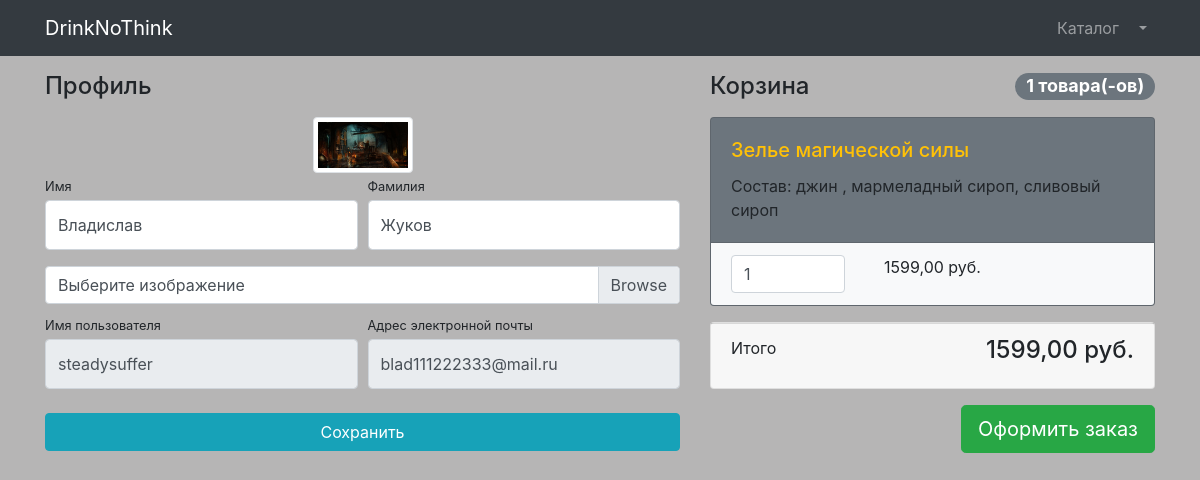
The page /users/profile/ (signed in) on the database as committed earlier.
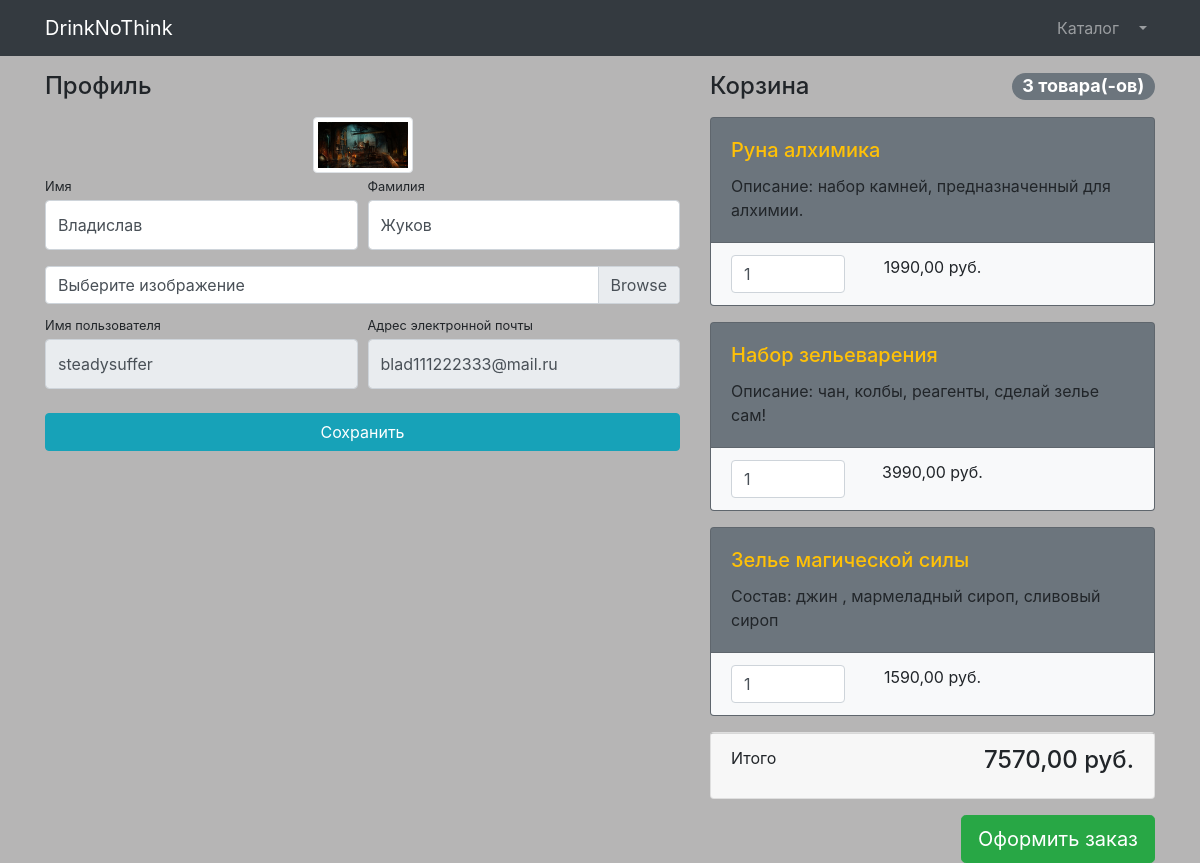
The same page on the database as committed later.
### products/models.py (models this page shows, shortened)
class Basket(models.Model):
    user = models.ForeignKey(to=User, on_delete=models.CASCADE)
    product = models.ForeignKey(to=Product, on_delete=models.CASCADE)
    quantity = models.PositiveSmallIntegerField(default=0)
    created_timestamp = models.DateTimeField(auto_now_add=True)
    objects = BasketQuerySet.as_manager()
    def sum(self):
        return self.product.price * self.quantity

class Product(models.Model):
    name = models.CharField(max_length=256)
    description = models.TextField()
    price = models.DecimalField(max_digits=6, decimal_places=2)
    quantity = models.PositiveIntegerField(default=0)
    image = models.ImageField(upload_to='products_images')
    category = models.ForeignKey(to=ProductCategory, on_delete=models.CASCADE)
    class Meta:
        verbose_name = 'Продукт'
        verbose_name_plural = 'Продукты'
        ordering = ['id']

### users/views.py (the view)
# urls.py: path('profile/', profile, name='profile'),
@login_required
def profile(request):
    if request.method == 'POST':
        form = UserProfileForm(instance=request.user, data=request.POST, files=request.FILES)
        if form.is_valid():
            form.save()
            return HttpResponseRedirect(reverse('users:profile'))
    else:
        form = UserProfileForm(instance=request.user)
    context = {
        'title': 'DrinkNoThink - Профиль',
        'form': form,
        'baskets': Basket.objects.filter(user=request.user),
    }
    return render(request, 'users/profile.html', context)

### users/forms.py
class UserProfileForm(UserChangeForm):
    first_name = forms.CharField(widget=forms.TextInput(attrs={'class': 'form-control py-4', }))
    last_name = forms.CharField(widget=forms.TextInput(attrs={'class': 'form-control py-4', }))
    image = forms.ImageField(widget=forms.FileInput(attrs={'class': 'custom-file-input', }), required=False)
    username = forms.CharField(widget=forms.TextInput(attrs={'class': 'form-control py-4', 'readonly': True, }))
    email = forms.CharField(widget=forms.EmailInput(attrs={'class': 'form-control py-4', 'readonly': True, }))
    class Meta:
        model = User
        fields = ('first_name', 'last_name', 'image', 'username', 'email')

### products/models.py (called while the page is built)
    def total_sum(self):
        return sum(basket.sum() for basket in self)

    def total_quantity(self):
        return sum(basket.quantity for basket in self)

### users/templates/users/profile.html (shortened to what this page needs)
{% extends 'products/base.html' %}
{% load static %}
{% block css %}
    <link href="{% static 'vendor/css/profile.css' %}" rel="stylesheet">
{% endblock %}
{% block content %}
    <div class="container">
    <div class="row">
        <div class="col-lg-7">
            <h4 class="mt-3 mb-3">Профиль</h4>
            <div class="col-lg-12 text-center">
                <img width="100" height="100"
                     src="{% if user.image %} {{ user.image.url }}{% else %} {% static 'vendor/img/users/default_avatar.jpg' %} {% endif %}"
                     class="img-thumbnail">
            </div>
            <form action="{% url 'users:profile' %}" method="post" enctype="multipart/form-data">
                <div class="form-row">
                    <div class="col-lg-6">
                        <div class="form-group">
                            <label class="small mb-1" for="{{ form.first_name.id_for_label }}">Имя</label>
                            {{ form.first_name }}
                        </div>
                    </div>
                    <div class="col-lg-6">
                        <div class="form-group">
                            <label class="small mb-1" for="{{ form.last_name.id_for_label }}">Фамилия</label>
                            {{ form.last_name }}
                        </div>
                    </div>
                </div>
                <div class="form-row mb-2">
                    <div class="col-lg-12">
                        <div class="custom-file">
                            <label class="custom-file-label" for="{{ form.image.id_for_label }}">Выберите изображение</label>
                        </div>
                    </div>
                </div>
                <div class="form-row">
                    <div class="col-lg-6">
                        <label class="small mb-1" for="{{ form.username.id_for_label }}">Имя пользователя</label>
                        {{ form.username }}
                    </div>
                    <div class="col-lg-6">
                        <label class="small mb-1" for="{{ form.email.id_for_label }}">
                            Адрес электронной почты
                        </label>
                        {{ form.email }}
                    </div>
                </div>
                <div class="form-row">
                    <div class="col-lg-12 my-4">
                        <input class="btn btn-info btn-block" type="submit" value="Сохранить">
                    </div>
                </div>
            </form>
        </div>
        <div class="col-lg-5">
            {% include 'products/baskets.html' %}
        </div>
    </div>
</div>
{% endblock %}

### products/templates/products/baskets.html (shortened to what this page needs)
{% if baskets %}
    <h4 class="mt-3 mb-3 d-flex justify-content-between align-items-center mb-3">
                Корзина <span class="badge badge-secondary badge-pill">{{ baskets.total_quantity }} товара(-ов) </span>
            </h4>
    {% for basket in baskets %}
        <div class="card mb-3  bg-secondary">
                <div class="card-body">
                    <h5 class="card-title text-warning">{{ basket.product.name }}</h5>
                    <p class="card-text">{{ basket.product.description }}</p>
                </div>
                <ul class="list-group list-group-flush">
                    <li class="list-group-item bg-light">
                        <div class="row text-center">
                            <div class="col-lg-4">
                                <input name="basketID" type="number" class="form-control"
                                       value="{{ basket.quantity }}" min="0">
                            </div>
                            <div class="col-lg-4">{{ basket.sum }} руб. </div>
                            <div class="col-lg-4">
                            </div>
                        </div>
                    </li>
                </ul>
            </div>
    {% endfor %}
    <div class="card mb-3">
                <div class="card-footer">
                    <p class="float-left">Итого</p>
                    <h4 class="float-right">{{ baskets.total_sum }} руб.</h4>
                </div>
            </div>
    <a class="btn btn-success btn-lg float-right" href="../orders/order-create.html">
                Оформить заказ
            </a>
{% else %}
    <h4 class="mt-3 mb-3 text-center">
                Корзина пуста
    </h4>
{% endif %}

Rows that differ between the two databases and show on the page:
removed Basket: total_quantity "1", product.name "Зелье магической силы", product.description "Состав: джин , мармеладный сироп, сливовый сироп", basketID "1", sum "1599,00", total_sum "1599,00"
added Basket: total_quantity "3", product.name "Руна алхимика", product.description "Описание: набор камней, предназначенный для алхимии.", basketID "1", sum "1990,00", total_sum "7570,00"
added Basket: product.name "Набор зельеварения", product.description "Описание: чан, колбы, реагенты, сделай зелье сам!", basketID "1", sum "3990,00"
added Basket: product.name "Зелье магической силы", product.description "Состав: джин , мармеладный сироп, сливовый сироп", basketID "1", sum "1590,00"
